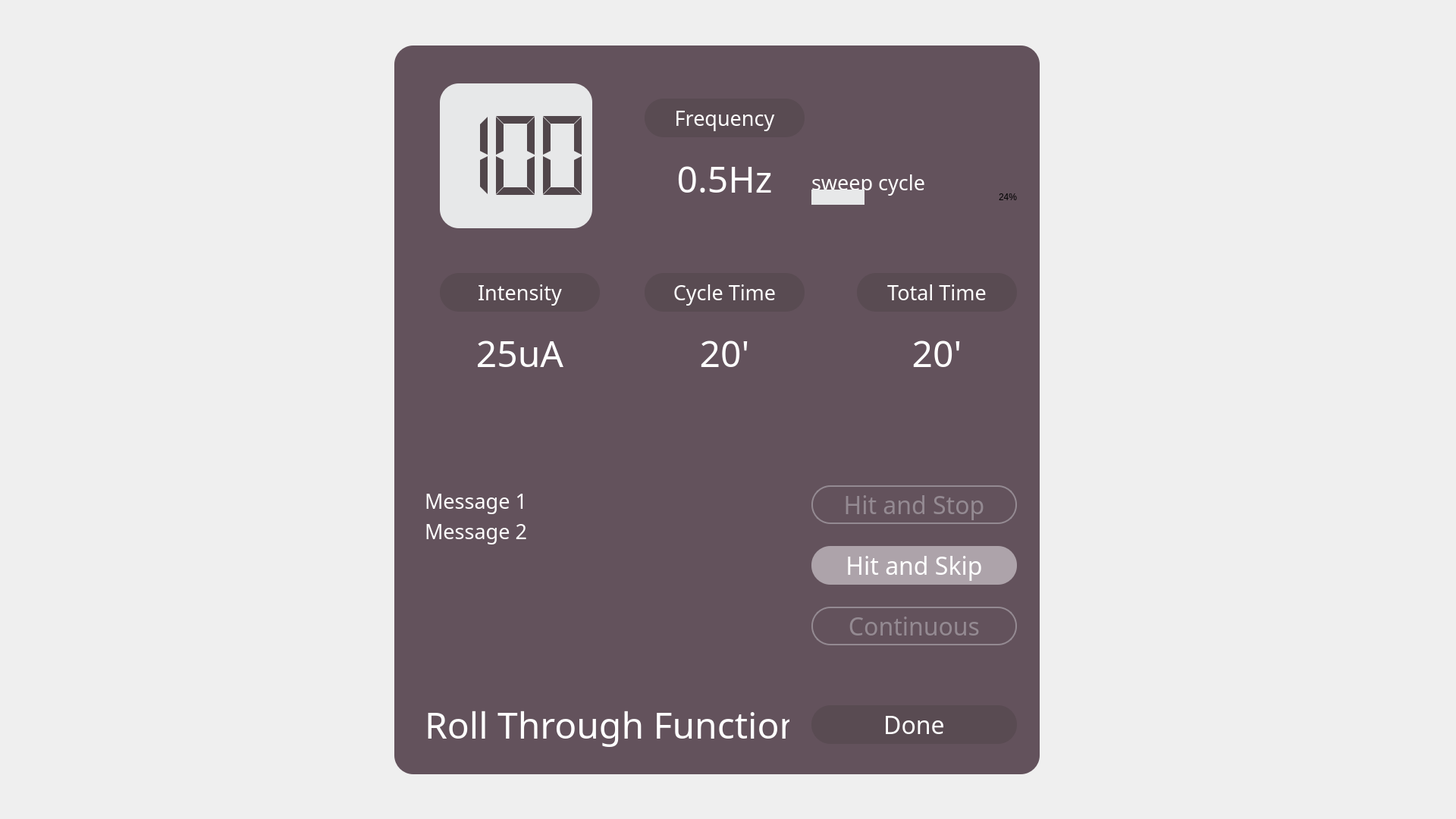
<?xml version="1.0" encoding="UTF-8"?>
<ui version="4.0">
 <class>RTFWindow</class>
 <widget class="QMainWindow" name="RTFWindow">
  <property name="geometry">
   <rect>
    <x>0</x>
    <y>0</y>
    <width>1920</width>
    <height>1080</height>
   </rect>
  </property>
  <property name="windowTitle">
   <string>MainWindow</string>
  </property>
  <property name="styleSheet">
   <string notr="true">QMainWindow {
background-image: url(:/icons/resources/Screenshot.png);
}
</string>
  </property>
  <widget class="QWidget" name="centralwidget">
   <widget class="QPushButton" name="hit_skip_Button">
    <property name="geometry">
     <rect>
      <x>1070</x>
      <y>720</y>
      <width>271</width>
      <height>51</height>
     </rect>
    </property>
    <property name="font">
     <font>
      <family>TT Norms ExtraLight</family>
      <pointsize>24</pointsize>
     </font>
    </property>
    <property name="styleSheet">
     <string notr="true">color: rgb(255,255,255);
background-color: rgb(173, 163, 170);
border-radius: 25;
border: 2px rgb(173, 163, 170);</string>
    </property>
    <property name="text">
     <string>Hit and Skip</string>
    </property>
   </widget>
   <widget class="QPushButton" name="hit_stop_Button">
    <property name="geometry">
     <rect>
      <x>1070</x>
      <y>640</y>
      <width>271</width>
      <height>51</height>
     </rect>
    </property>
    <property name="font">
     <font>
      <family>TT Norms ExtraLight</family>
      <pointsize>24</pointsize>
     </font>
    </property>
    <property name="styleSheet">
     <string notr="true">color: rgb(148,138,146);
border-radius: 25;
border: 2px solid rgb(148, 138, 146);
</string>
    </property>
    <property name="text">
     <string>Hit and Stop</string>
    </property>
   </widget>
   <widget class="QPushButton" name="doneButton">
    <property name="geometry">
     <rect>
      <x>1070</x>
      <y>930</y>
      <width>271</width>
      <height>51</height>
     </rect>
    </property>
    <property name="font">
     <font>
      <family>TT Norms ExtraLight</family>
      <pointsize>24</pointsize>
     </font>
    </property>
    <property name="styleSheet">
     <string notr="true">background-color: rgba(81, 70, 75, 150);
color: rgb(255, 255, 255);
border-radius: 25px</string>
    </property>
    <property name="text">
     <string>Done</string>
    </property>
   </widget>
   <widget class="QLabel" name="label">
    <property name="geometry">
     <rect>
      <x>520</x>
      <y>60</y>
      <width>851</width>
      <height>961</height>
     </rect>
    </property>
    <property name="styleSheet">
     <string notr="true">background-color: rgb(99, 82, 92);
border-radius: 25px</string>
    </property>
    <property name="text">
     <string/>
    </property>
   </widget>
   <widget class="QLCDNumber" name="lcdNumber">
    <property name="geometry">
     <rect>
      <x>580</x>
      <y>110</y>
      <width>201</width>
      <height>191</height>
     </rect>
    </property>
    <property name="styleSheet">
     <string notr="true">color: rgb(81, 70, 75);
background-color: rgb(231, 232, 233);
border-radius: 25px</string>
    </property>
    <property name="frameShape">
     <enum>QFrame::NoFrame</enum>
    </property>
    <property name="smallDecimalPoint">
     <bool>false</bool>
    </property>
    <property name="digitCount">
     <number>3</number>
    </property>
    <property name="segmentStyle">
     <enum>QLCDNumber::Flat</enum>
    </property>
    <property name="intValue" stdset="0">
     <number>100</number>
    </property>
   </widget>
   <widget class="QLabel" name="timerLabel">
    <property name="geometry">
     <rect>
      <x>860</x>
      <y>430</y>
      <width>191</width>
      <height>71</height>
     </rect>
    </property>
    <property name="font">
     <font>
      <family>TT Norms ExtraLight</family>
      <pointsize>36</pointsize>
     </font>
    </property>
    <property name="styleSheet">
     <string notr="true">color: rgb(255, 255, 255);</string>
    </property>
    <property name="text">
     <string>20'</string>
    </property>
    <property name="alignment">
     <set>Qt::AlignCenter</set>
    </property>
   </widget>
   <widget class="QLabel" name="label_10">
    <property name="geometry">
     <rect>
      <x>850</x>
      <y>130</y>
      <width>211</width>
      <height>51</height>
     </rect>
    </property>
    <property name="font">
     <font>
      <family>TT Norms ExtraLight</family>
      <pointsize>20</pointsize>
     </font>
    </property>
    <property name="styleSheet">
     <string notr="true">background-color: rgba(81, 70, 75, 150);
color: rgb(255, 255, 255);
border-radius: 25px</string>
    </property>
    <property name="text">
     <string>Frequency</string>
    </property>
    <property name="alignment">
     <set>Qt::AlignCenter</set>
    </property>
   </widget>
   <widget class="QLabel" name="label_8">
    <property name="geometry">
     <rect>
      <x>850</x>
      <y>360</y>
      <width>211</width>
      <height>51</height>
     </rect>
    </property>
    <property name="font">
     <font>
      <family>TT Norms ExtraLight</family>
      <pointsize>20</pointsize>
     </font>
    </property>
    <property name="styleSheet">
     <string notr="true">background-color: rgba(81, 70, 75, 150);
color: rgb(255, 255, 255);
border-radius: 25px</string>
    </property>
    <property name="text">
     <string>Cycle Time</string>
    </property>
    <property name="alignment">
     <set>Qt::AlignCenter</set>
    </property>
   </widget>
   <widget class="QLabel" name="pwrLabel">
    <property name="geometry">
     <rect>
      <x>590</x>
      <y>430</y>
      <width>191</width>
      <height>71</height>
     </rect>
    </property>
    <property name="font">
     <font>
      <family>TT Norms ExtraLight</family>
      <pointsize>36</pointsize>
     </font>
    </property>
    <property name="styleSheet">
     <string notr="true">color: rgb(255, 255, 255);</string>
    </property>
    <property name="text">
     <string>25uA</string>
    </property>
    <property name="alignment">
     <set>Qt::AlignCenter</set>
    </property>
   </widget>
   <widget class="QPushButton" name="pwrDwnButton">
    <property name="geometry">
     <rect>
      <x>680</x>
      <y>500</y>
      <width>91</width>
      <height>71</height>
     </rect>
    </property>
    <property name="styleSheet">
     <string notr="true">background-color: rgba(0, 0, 0, 0);
border: 0px</string>
    </property>
    <property name="text">
     <string/>
    </property>
    <property name="icon">
     <iconset resource="microc_res.qrc">
      <normaloff>:/icons/resources/flecha_abajo.png</normaloff>:/icons/resources/flecha_abajo.png</iconset>
    </property>
    <property name="iconSize">
     <size>
      <width>50</width>
      <height>50</height>
     </size>
    </property>
   </widget>
   <widget class="QLabel" name="label_6">
    <property name="geometry">
     <rect>
      <x>580</x>
      <y>360</y>
      <width>211</width>
      <height>51</height>
     </rect>
    </property>
    <property name="font">
     <font>
      <family>TT Norms ExtraLight</family>
      <pointsize>20</pointsize>
     </font>
    </property>
    <property name="styleSheet">
     <string notr="true">background-color: rgba(81, 70, 75, 150);
color: rgb(255, 255, 255);
border-radius: 25px</string>
    </property>
    <property name="text">
     <string>Intensity</string>
    </property>
    <property name="alignment">
     <set>Qt::AlignCenter</set>
    </property>
   </widget>
   <widget class="QPushButton" name="pwrUpButton">
    <property name="geometry">
     <rect>
      <x>589</x>
      <y>500</y>
      <width>91</width>
      <height>71</height>
     </rect>
    </property>
    <property name="styleSheet">
     <string notr="true">background-color: rgba(0, 0, 0, 0);
border: 0px</string>
    </property>
    <property name="text">
     <string/>
    </property>
    <property name="icon">
     <iconset resource="microc_res.qrc">
      <normaloff>:/icons/resources/flecha_arriba.png</normaloff>:/icons/resources/flecha_arriba.png</iconset>
    </property>
    <property name="iconSize">
     <size>
      <width>50</width>
      <height>50</height>
     </size>
    </property>
   </widget>
   <widget class="QLabel" name="freqLabel">
    <property name="geometry">
     <rect>
      <x>850</x>
      <y>200</y>
      <width>211</width>
      <height>71</height>
     </rect>
    </property>
    <property name="font">
     <font>
      <family>TT Norms ExtraLight</family>
      <pointsize>36</pointsize>
     </font>
    </property>
    <property name="styleSheet">
     <string notr="true">color: rgb(255, 255, 255);</string>
    </property>
    <property name="text">
     <string>0.5Hz</string>
    </property>
    <property name="alignment">
     <set>Qt::AlignCenter</set>
    </property>
   </widget>
   <widget class="QPushButton" name="timerDwnButton">
    <property name="geometry">
     <rect>
      <x>950</x>
      <y>500</y>
      <width>91</width>
      <height>71</height>
     </rect>
    </property>
    <property name="styleSheet">
     <string notr="true">background-color: rgba(0, 0, 0, 0);
border: 0px</string>
    </property>
    <property name="text">
     <string/>
    </property>
    <property name="icon">
     <iconset resource="microc_res.qrc">
      <normaloff>:/icons/resources/flecha_abajo.png</normaloff>:/icons/resources/flecha_abajo.png</iconset>
    </property>
    <property name="iconSize">
     <size>
      <width>50</width>
      <height>50</height>
     </size>
    </property>
   </widget>
   <widget class="QPushButton" name="timerUpButton">
    <property name="geometry">
     <rect>
      <x>860</x>
      <y>500</y>
      <width>91</width>
      <height>71</height>
     </rect>
    </property>
    <property name="styleSheet">
     <string notr="true">background-color: rgba(0, 0, 0, 0);
border: 0px</string>
    </property>
    <property name="text">
     <string/>
    </property>
    <property name="icon">
     <iconset resource="microc_res.qrc">
      <normaloff>:/icons/resources/flecha_arriba.png</normaloff>:/icons/resources/flecha_arriba.png</iconset>
    </property>
    <property name="iconSize">
     <size>
      <width>50</width>
      <height>50</height>
     </size>
    </property>
   </widget>
   <widget class="QLabel" name="ch1_pwrLabel_2">
    <property name="geometry">
     <rect>
      <x>560</x>
      <y>920</y>
      <width>481</width>
      <height>71</height>
     </rect>
    </property>
    <property name="font">
     <font>
      <family>TT Norms ExtraLight</family>
      <pointsize>36</pointsize>
     </font>
    </property>
    <property name="styleSheet">
     <string notr="true">color: rgb(255, 255, 255);</string>
    </property>
    <property name="text">
     <string>Roll Through Function</string>
    </property>
    <property name="alignment">
     <set>Qt::AlignLeading|Qt::AlignLeft|Qt::AlignVCenter</set>
    </property>
   </widget>
   <widget class="QPushButton" name="tot_timerUpButton">
    <property name="geometry">
     <rect>
      <x>1140</x>
      <y>500</y>
      <width>91</width>
      <height>71</height>
     </rect>
    </property>
    <property name="styleSheet">
     <string notr="true">background-color: rgba(0, 0, 0, 0);
border: 0px</string>
    </property>
    <property name="text">
     <string/>
    </property>
    <property name="icon">
     <iconset resource="microc_res.qrc">
      <normaloff>:/icons/resources/flecha_arriba.png</normaloff>:/icons/resources/flecha_arriba.png</iconset>
    </property>
    <property name="iconSize">
     <size>
      <width>50</width>
      <height>50</height>
     </size>
    </property>
   </widget>
   <widget class="QLabel" name="label_9">
    <property name="geometry">
     <rect>
      <x>1130</x>
      <y>360</y>
      <width>211</width>
      <height>51</height>
     </rect>
    </property>
    <property name="font">
     <font>
      <family>TT Norms ExtraLight</family>
      <pointsize>20</pointsize>
     </font>
    </property>
    <property name="styleSheet">
     <string notr="true">background-color: rgba(81, 70, 75, 150);
color: rgb(255, 255, 255);
border-radius: 25px</string>
    </property>
    <property name="text">
     <string>Total Time</string>
    </property>
    <property name="alignment">
     <set>Qt::AlignCenter</set>
    </property>
   </widget>
   <widget class="QLabel" name="tot_timerLabel">
    <property name="geometry">
     <rect>
      <x>1140</x>
      <y>430</y>
      <width>191</width>
      <height>71</height>
     </rect>
    </property>
    <property name="font">
     <font>
      <family>TT Norms ExtraLight</family>
      <pointsize>36</pointsize>
     </font>
    </property>
    <property name="styleSheet">
     <string notr="true">color: rgb(255, 255, 255);</string>
    </property>
    <property name="text">
     <string>20'</string>
    </property>
    <property name="alignment">
     <set>Qt::AlignCenter</set>
    </property>
   </widget>
   <widget class="QPushButton" name="tot_timerDwnButton">
    <property name="geometry">
     <rect>
      <x>1230</x>
      <y>500</y>
      <width>91</width>
      <height>71</height>
     </rect>
    </property>
    <property name="styleSheet">
     <string notr="true">background-color: rgba(0, 0, 0, 0);
border: 0px</string>
    </property>
    <property name="text">
     <string/>
    </property>
    <property name="icon">
     <iconset resource="microc_res.qrc">
      <normaloff>:/icons/resources/flecha_abajo.png</normaloff>:/icons/resources/flecha_abajo.png</iconset>
    </property>
    <property name="iconSize">
     <size>
      <width>50</width>
      <height>50</height>
     </size>
    </property>
   </widget>
   <widget class="QPushButton" name="cont_Button">
    <property name="geometry">
     <rect>
      <x>1070</x>
      <y>800</y>
      <width>271</width>
      <height>51</height>
     </rect>
    </property>
    <property name="font">
     <font>
      <family>TT Norms ExtraLight</family>
      <pointsize>24</pointsize>
     </font>
    </property>
    <property name="styleSheet">
     <string notr="true">color: rgb(148,138,146);
border-radius: 25;
border: 2px solid rgb(148, 138, 146);
</string>
    </property>
    <property name="text">
     <string>Continuous</string>
    </property>
   </widget>
   <widget class="QLabel" name="msg1Label">
    <property name="geometry">
     <rect>
      <x>560</x>
      <y>640</y>
      <width>481</width>
      <height>41</height>
     </rect>
    </property>
    <property name="font">
     <font>
      <family>TT Norms ExtraLight</family>
      <pointsize>20</pointsize>
     </font>
    </property>
    <property name="styleSheet">
     <string notr="true">color: rgb(255, 255, 255);</string>
    </property>
    <property name="text">
     <string>Message 1</string>
    </property>
    <property name="alignment">
     <set>Qt::AlignLeading|Qt::AlignLeft|Qt::AlignVCenter</set>
    </property>
   </widget>
   <widget class="QLabel" name="msg2Label">
    <property name="geometry">
     <rect>
      <x>560</x>
      <y>680</y>
      <width>481</width>
      <height>41</height>
     </rect>
    </property>
    <property name="font">
     <font>
      <family>TT Norms ExtraLight</family>
      <pointsize>20</pointsize>
     </font>
    </property>
    <property name="styleSheet">
     <string notr="true">color: rgb(255, 255, 255);</string>
    </property>
    <property name="text">
     <string>Message 2</string>
    </property>
    <property name="alignment">
     <set>Qt::AlignLeading|Qt::AlignLeft|Qt::AlignVCenter</set>
    </property>
   </widget>
   <widget class="QLabel" name="msg3Label">
    <property name="geometry">
     <rect>
      <x>560</x>
      <y>720</y>
      <width>481</width>
      <height>41</height>
     </rect>
    </property>
    <property name="font">
     <font>
      <family>TT Norms ExtraLight</family>
      <pointsize>20</pointsize>
     </font>
    </property>
    <property name="styleSheet">
     <string notr="true">color: rgb(255, 255, 255);</string>
    </property>
    <property name="text">
     <string/>
    </property>
    <property name="alignment">
     <set>Qt::AlignLeading|Qt::AlignLeft|Qt::AlignVCenter</set>
    </property>
   </widget>
   <widget class="QLabel" name="msgfreqLabel">
    <property name="geometry">
     <rect>
      <x>1070</x>
      <y>220</y>
      <width>251</width>
      <height>41</height>
     </rect>
    </property>
    <property name="font">
     <font>
      <family>TT Norms ExtraLight</family>
      <pointsize>20</pointsize>
     </font>
    </property>
    <property name="styleSheet">
     <string notr="true">color: rgb(255, 255, 255);</string>
    </property>
    <property name="text">
     <string>sweep cycle</string>
    </property>
    <property name="alignment">
     <set>Qt::AlignLeading|Qt::AlignLeft|Qt::AlignVCenter</set>
    </property>
   </widget>
   <widget class="QProgressBar" name="progressBar">
    <property name="geometry">
     <rect>
      <x>1070</x>
      <y>250</y>
      <width>271</width>
      <height>20</height>
     </rect>
    </property>
    <property name="styleSheet">
     <string notr="true">QProgressBar {
   border: 0px;
   border-radius: 2px;
   padding: 0px;
   height: 5px; /* Adjust as needed */
    background-color: rgba(0,0,0,0);
	text-align: right;
}

QProgressBar::chunk {
    background-color: rgb(231,232,233);
    width: 10px; 
/*   border-radius: 2px*/
}</string>
    </property>
    <property name="value">
     <number>24</number>
    </property>
   </widget>
   <zorder>label</zorder>
   <zorder>hit_skip_Button</zorder>
   <zorder>hit_stop_Button</zorder>
   <zorder>doneButton</zorder>
   <zorder>lcdNumber</zorder>
   <zorder>timerLabel</zorder>
   <zorder>label_10</zorder>
   <zorder>label_8</zorder>
   <zorder>pwrLabel</zorder>
   <zorder>pwrDwnButton</zorder>
   <zorder>label_6</zorder>
   <zorder>pwrUpButton</zorder>
   <zorder>freqLabel</zorder>
   <zorder>timerDwnButton</zorder>
   <zorder>timerUpButton</zorder>
   <zorder>ch1_pwrLabel_2</zorder>
   <zorder>tot_timerUpButton</zorder>
   <zorder>label_9</zorder>
   <zorder>tot_timerLabel</zorder>
   <zorder>tot_timerDwnButton</zorder>
   <zorder>cont_Button</zorder>
   <zorder>msg1Label</zorder>
   <zorder>msg2Label</zorder>
   <zorder>msg3Label</zorder>
   <zorder>msgfreqLabel</zorder>
   <zorder>progressBar</zorder>
  </widget>
 </widget>
 <resources>
  <include location="microc_res.qrc"/>
 </resources>
 <connections/>
</ui>
